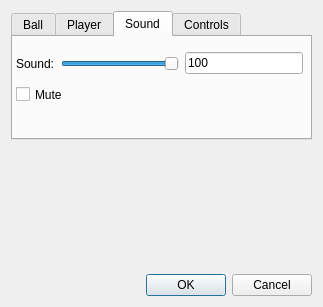
<?xml version="1.0" encoding="UTF-8"?>
<ui version="4.0">
 <class>Options</class>
 <widget class="QDialog" name="Options">
  <property name="geometry">
   <rect>
    <x>0</x>
    <y>0</y>
    <width>323</width>
    <height>307</height>
   </rect>
  </property>
  <property name="windowTitle">
   <string>Settings</string>
  </property>
  <layout class="QVBoxLayout" name="verticalLayout">
   <item>
    <layout class="QVBoxLayout" name="verticalLayout_13">
     <item>
      <widget class="QTabWidget" name="tabWidget">
       <property name="enabled">
        <bool>true</bool>
       </property>
       <property name="currentIndex">
        <number>2</number>
       </property>
       <widget class="QWidget" name="ball_tab">
        <attribute name="title">
         <string>Ball</string>
        </attribute>
        <widget class="QWidget" name="layoutWidget">
         <property name="geometry">
          <rect>
           <x>13</x>
           <y>11</y>
           <width>292</width>
           <height>62</height>
          </rect>
         </property>
         <layout class="QVBoxLayout" name="verticalLayout_2">
          <item>
           <layout class="QHBoxLayout" name="horizontalLayout_8">
            <item>
             <widget class="QLabel" name="ball_size_label">
              <property name="text">
               <string>Size:     </string>
              </property>
              <property name="buddy">
               <cstring>ball_size_slider</cstring>
              </property>
             </widget>
            </item>
            <item>
             <widget class="QSlider" name="ball_size_slider">
              <property name="minimum">
               <number>5</number>
              </property>
              <property name="maximum">
               <number>30</number>
              </property>
              <property name="value">
               <number>10</number>
              </property>
              <property name="orientation">
               <enum>Qt::Horizontal</enum>
              </property>
             </widget>
            </item>
            <item>
             <widget class="QLineEdit" name="ball_size_edit">
              <property name="inputMask">
               <string/>
              </property>
              <property name="text">
               <string>1.0</string>
              </property>
              <property name="readOnly">
               <bool>true</bool>
              </property>
             </widget>
            </item>
           </layout>
          </item>
          <item>
           <layout class="QHBoxLayout" name="horizontalLayout_9">
            <item>
             <widget class="QLabel" name="ball_speed_label">
              <property name="text">
               <string>Speed: </string>
              </property>
              <property name="buddy">
               <cstring>ball_speed_slider</cstring>
              </property>
             </widget>
            </item>
            <item>
             <widget class="QSlider" name="ball_speed_slider">
              <property name="minimum">
               <number>5</number>
              </property>
              <property name="maximum">
               <number>30</number>
              </property>
              <property name="value">
               <number>10</number>
              </property>
              <property name="orientation">
               <enum>Qt::Horizontal</enum>
              </property>
             </widget>
            </item>
            <item>
             <widget class="QLineEdit" name="ball_speed_edit">
              <property name="inputMask">
               <string/>
              </property>
              <property name="text">
               <string>1.0</string>
              </property>
              <property name="readOnly">
               <bool>true</bool>
              </property>
             </widget>
            </item>
           </layout>
          </item>
         </layout>
        </widget>
       </widget>
       <widget class="QWidget" name="player_tab">
        <attribute name="title">
         <string>Player</string>
        </attribute>
        <widget class="QWidget" name="layoutWidget">
         <property name="geometry">
          <rect>
           <x>13</x>
           <y>11</y>
           <width>292</width>
           <height>62</height>
          </rect>
         </property>
         <layout class="QVBoxLayout" name="verticalLayout_3">
          <item>
           <layout class="QHBoxLayout" name="horizontalLayout_6">
            <item>
             <widget class="QLabel" name="player_size_label">
              <property name="text">
               <string>Size:     </string>
              </property>
              <property name="buddy">
               <cstring>player_size_slider</cstring>
              </property>
             </widget>
            </item>
            <item>
             <widget class="QSlider" name="player_size_slider">
              <property name="autoFillBackground">
               <bool>true</bool>
              </property>
              <property name="minimum">
               <number>5</number>
              </property>
              <property name="maximum">
               <number>30</number>
              </property>
              <property name="sliderPosition">
               <number>10</number>
              </property>
              <property name="orientation">
               <enum>Qt::Horizontal</enum>
              </property>
             </widget>
            </item>
            <item>
             <widget class="QLineEdit" name="player_size_edit">
              <property name="inputMask">
               <string/>
              </property>
              <property name="text">
               <string>1.0</string>
              </property>
              <property name="readOnly">
               <bool>true</bool>
              </property>
             </widget>
            </item>
           </layout>
          </item>
          <item>
           <layout class="QHBoxLayout" name="horizontalLayout_7">
            <item>
             <widget class="QLabel" name="player_speed_label">
              <property name="text">
               <string>Speed: </string>
              </property>
              <property name="buddy">
               <cstring>player_speed_slider</cstring>
              </property>
             </widget>
            </item>
            <item>
             <widget class="QSlider" name="player_speed_slider">
              <property name="minimum">
               <number>5</number>
              </property>
              <property name="maximum">
               <number>30</number>
              </property>
              <property name="sliderPosition">
               <number>10</number>
              </property>
              <property name="orientation">
               <enum>Qt::Horizontal</enum>
              </property>
             </widget>
            </item>
            <item>
             <widget class="QLineEdit" name="player_speed_edit">
              <property name="inputMask">
               <string/>
              </property>
              <property name="text">
               <string>1.0</string>
              </property>
              <property name="readOnly">
               <bool>true</bool>
              </property>
             </widget>
            </item>
           </layout>
          </item>
         </layout>
        </widget>
       </widget>
       <widget class="QWidget" name="sound_tab">
        <attribute name="title">
         <string>Sound</string>
        </attribute>
        <widget class="QCheckBox" name="mute_check_box">
         <property name="geometry">
          <rect>
           <x>3</x>
           <y>46</y>
           <width>61</width>
           <height>23</height>
          </rect>
         </property>
         <property name="text">
          <string>Mute</string>
         </property>
        </widget>
        <widget class="QWidget" name="layoutWidget">
         <property name="geometry">
          <rect>
           <x>3</x>
           <y>13</y>
           <width>287</width>
           <height>27</height>
          </rect>
         </property>
         <layout class="QHBoxLayout" name="horizontalLayout_3">
          <item>
           <widget class="QLabel" name="sound_label">
            <property name="text">
             <string>Sound:</string>
            </property>
            <property name="buddy">
             <cstring>sound_slider</cstring>
            </property>
           </widget>
          </item>
          <item>
           <widget class="QSlider" name="sound_slider">
            <property name="maximum">
             <number>100</number>
            </property>
            <property name="sliderPosition">
             <number>100</number>
            </property>
            <property name="orientation">
             <enum>Qt::Horizontal</enum>
            </property>
           </widget>
          </item>
          <item>
           <widget class="QLineEdit" name="sound_edit">
            <property name="inputMask">
             <string/>
            </property>
            <property name="text">
             <string>100</string>
            </property>
            <property name="readOnly">
             <bool>true</bool>
            </property>
           </widget>
          </item>
         </layout>
        </widget>
       </widget>
       <widget class="QWidget" name="controls_tab">
        <attribute name="title">
         <string>Controls</string>
        </attribute>
        <widget class="QRadioButton" name="keyboard_mode_radio_button">
         <property name="geometry">
          <rect>
           <x>12</x>
           <y>33</y>
           <width>133</width>
           <height>23</height>
          </rect>
         </property>
         <property name="text">
          <string>Keyboard mode</string>
         </property>
         <property name="checked">
          <bool>true</bool>
         </property>
         <property name="autoRepeat">
          <bool>false</bool>
         </property>
         <property name="autoExclusive">
          <bool>true</bool>
         </property>
        </widget>
        <widget class="QWidget" name="layoutWidget">
         <property name="geometry">
          <rect>
           <x>12</x>
           <y>62</y>
           <width>269</width>
           <height>28</height>
          </rect>
         </property>
         <layout class="QHBoxLayout" name="horizontalLayout_2">
          <item>
           <widget class="QLabel" name="score_to_win_label">
            <property name="text">
             <string>Score to win:</string>
            </property>
            <property name="buddy">
             <cstring>score_to_win_spin_box</cstring>
            </property>
           </widget>
          </item>
          <item>
           <widget class="QSpinBox" name="score_to_win_spin_box">
            <property name="minimum">
             <number>5</number>
            </property>
            <property name="maximum">
             <number>50</number>
            </property>
            <property name="value">
             <number>11</number>
            </property>
           </widget>
          </item>
          <item>
           <widget class="QCheckBox" name="endless_check_box">
            <property name="text">
             <string>Endless game</string>
            </property>
           </widget>
          </item>
         </layout>
        </widget>
        <widget class="QWidget" name="layoutWidget">
         <property name="geometry">
          <rect>
           <x>12</x>
           <y>2</y>
           <width>245</width>
           <height>25</height>
          </rect>
         </property>
         <layout class="QHBoxLayout" name="horizontalLayout">
          <item>
           <widget class="QRadioButton" name="mouse_mode_radio_button">
            <property name="text">
             <string>Mouse mode</string>
            </property>
            <property name="autoRepeat">
             <bool>false</bool>
            </property>
            <property name="autoExclusive">
             <bool>true</bool>
            </property>
           </widget>
          </item>
          <item>
           <widget class="QLabel" name="label">
            <property name="text">
             <string>(Accelerating ball)</string>
            </property>
           </widget>
          </item>
         </layout>
        </widget>
       </widget>
      </widget>
     </item>
     <item>
      <spacer name="verticalSpacer">
       <property name="orientation">
        <enum>Qt::Vertical</enum>
       </property>
       <property name="sizeHint" stdset="0">
        <size>
         <width>20</width>
         <height>48</height>
        </size>
       </property>
      </spacer>
     </item>
     <item>
      <widget class="QDialogButtonBox" name="buttonBox">
       <property name="orientation">
        <enum>Qt::Horizontal</enum>
       </property>
       <property name="standardButtons">
        <set>QDialogButtonBox::Cancel|QDialogButtonBox::Ok</set>
       </property>
      </widget>
     </item>
    </layout>
   </item>
  </layout>
 </widget>
 <resources/>
 <connections>
  <connection>
   <sender>buttonBox</sender>
   <signal>accepted()</signal>
   <receiver>Options</receiver>
   <slot>accept()</slot>
   <hints>
    <hint type="sourcelabel">
     <x>237</x>
     <y>296</y>
    </hint>
    <hint type="destinationlabel">
     <x>157</x>
     <y>274</y>
    </hint>
   </hints>
  </connection>
  <connection>
   <sender>buttonBox</sender>
   <signal>rejected()</signal>
   <receiver>Options</receiver>
   <slot>reject()</slot>
   <hints>
    <hint type="sourcelabel">
     <x>305</x>
     <y>296</y>
    </hint>
    <hint type="destinationlabel">
     <x>286</x>
     <y>274</y>
    </hint>
   </hints>
  </connection>
 </connections>
</ui>
